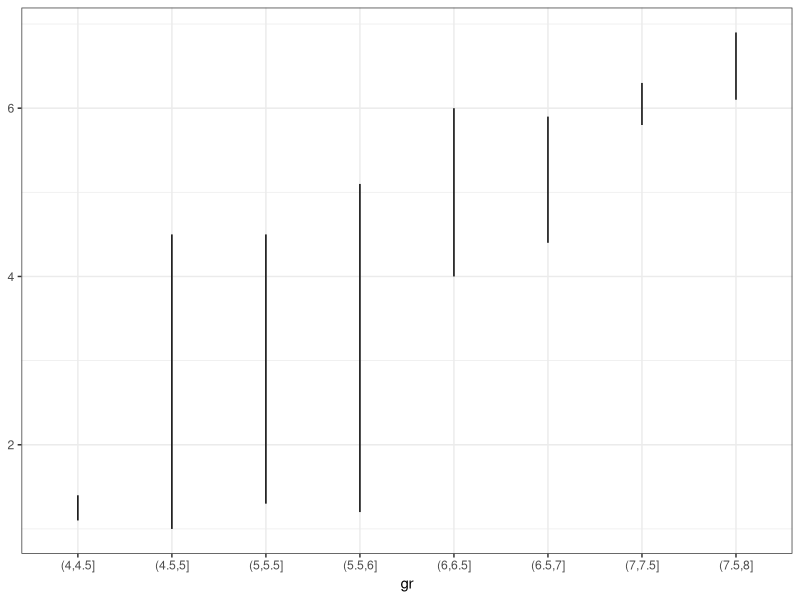
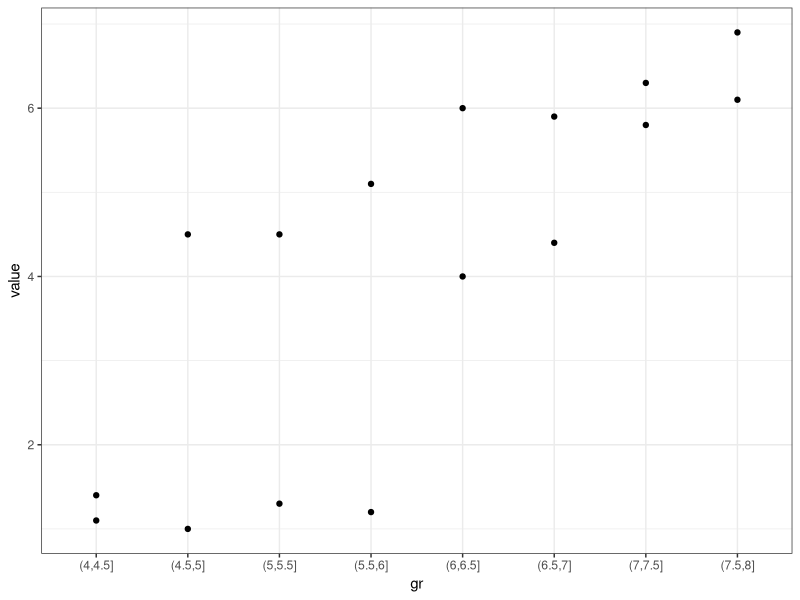
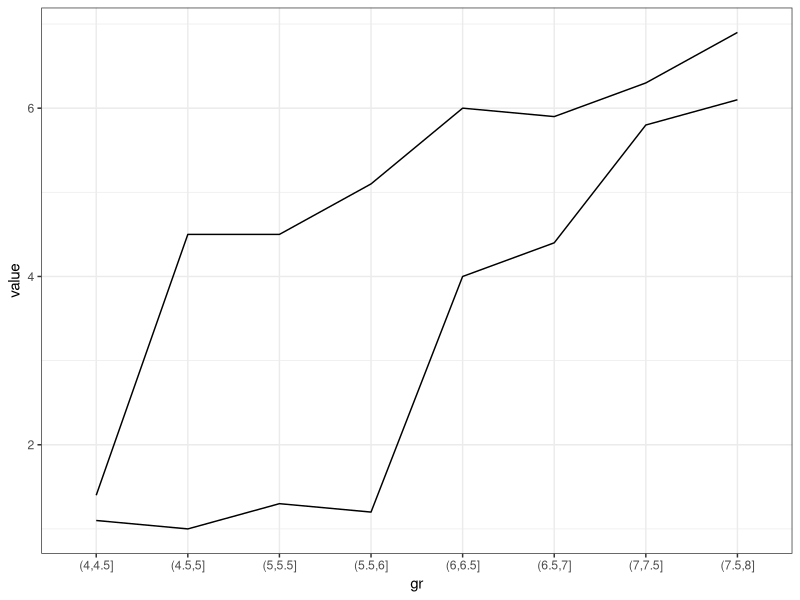
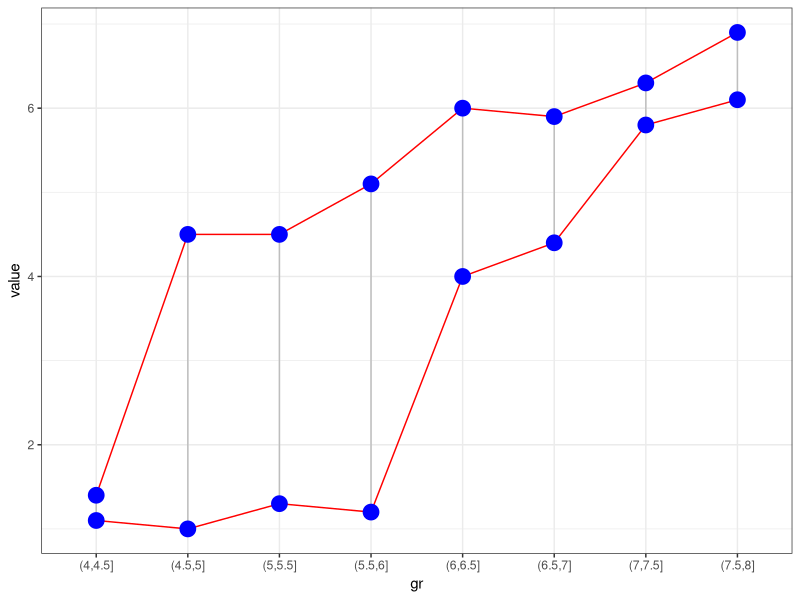

R code for these plots, in order:
library(dplyr)
library(tidyr)
library(ggplot2)

df <- iris %>%
  mutate(gr = cut(Sepal.Length, seq(4,8,0.5))) %>%
  group_by(gr) %>%
  summarise(min = min(Petal.Length),
            max = max(Petal.Length))

# range
pl1 <- ggplot(df, aes(x=gr, ymin=min, ymax=max)) + 
  geom_linerange() + theme_bw()

df2 <- df %>%
  gather(min_max, value, min, max)
  
# points
pl2 <- ggplot(df2, aes(x=gr, y=value)) + 
  geom_point() + theme_bw()

# line
pl3 <- ggplot(df2, aes(x=gr, y=value, group=min_max)) + 
  geom_line() + theme_bw()

# wszystkie
pl4 <- ggplot(df2, aes(x=gr, y=value, group=min_max)) + 
  geom_line(color="red") + 
  geom_linerange(data=df, aes(x=gr, ymin=min, ymax=max, y=max, group=1), color="grey") + 
  geom_point(color="blue", size=5) + 
  theme_bw()


#
# save

ggsave("stats_range.png", pl1, width = 7, height = 7)
ggsave("stats_point.png", pl2, width = 7, height = 7)
ggsave("stats_line.png", pl3, width = 7, height = 7)
ggsave("stats_all.png", pl4, width = 7, height = 7)

